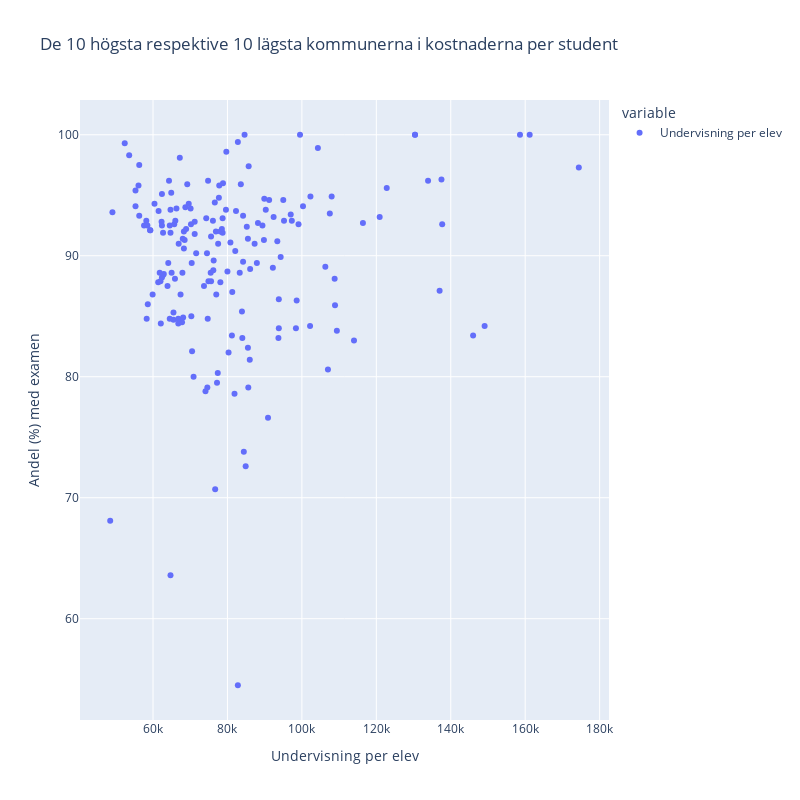

Write notebook code for a chart like this one.
### Code cell
fig6 = px.scatter(df_nat_kost, y='Andel (%) med examen', x=['Undervisning per elev'], 
                  # 'Undervisning per elev','Måltider per elev','Lärverktyg per elev',
               title="De 10 högsta respektive 10 lägsta kommunerna i kostnaderna per student",
                #barmode='group',
              labels={'Kommun': 'Kommun', 'value':'Undervisning per elev'},
              #color = color,
              hover_data={'Kommun': True, 'value': ':5.0f'},
              #category_orders={'Kommun':selectednat},
              width=800, height=800)
fig.update_layout()
fig6.show()

### Figure 1 — Plotly figure (JSON) as saved in the notebook; plotly's stock layout.template omitted (floating-point values rounded to 4 significant figures; data arrays with more than 128 entries replaced by an {"elided": "..."} marker saying what was removed)
{"data": [{"customdata": {"elided": "178x1 str values"}, "hovertemplate": "variable=Undervisning per elev<br>Undervisning per elev=%{x:5.0f}<br>Andel (%) med examen=%{y}<br>Kommun=%{customdata[0]}<extra></extra>", "legendgroup": "Undervisning per elev", "marker": {"color": "#636efa", "symbol": "circle"}, "mode": "markers", "name": "Undervisning per elev", "orientation": "v", "showlegend": true, "type": "scatter", "x": {"elided": "178 int values"}, "xaxis": "x", "y": {"elided": "178 float values"}, "yaxis": "y"}], "layout": {"height": 800, "legend": {"title": {"text": "variable"}, "tracegroupgap": 0}, "title": {"text": "De 10 högsta respektive 10 lägsta kommunerna i kostnaderna per student"}, "width": 800, "xaxis": {"anchor": "y", "domain": [0, 1], "title": {"text": "Undervisning per elev"}}, "yaxis": {"anchor": "x", "domain": [0, 1], "title": {"text": "Andel (%) med examen"}}}}
